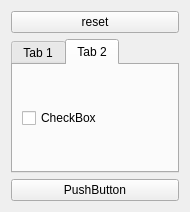
<?xml version="1.0" encoding="UTF-8"?>
<ui version="4.0">
 <class>EditionWidget</class>
 <widget class="QWidget" name="EditionWidget">
  <property name="geometry">
   <rect>
    <x>0</x>
    <y>0</y>
    <width>190</width>
    <height>212</height>
   </rect>
  </property>
  <property name="windowTitle">
   <string>Form</string>
  </property>
  <layout class="QGridLayout" name="gridLayout">
   <item row="0" column="0">
    <layout class="QGridLayout" name="gridLayout_2">
     <item row="0" column="0">
      <widget class="QPushButton" name="resetButton">
       <property name="text">
        <string>reset</string>
       </property>
      </widget>
     </item>
     <item row="3" column="0">
      <widget class="QPushButton" name="pushButton">
       <property name="text">
        <string>PushButton</string>
       </property>
      </widget>
     </item>
     <item row="2" column="0">
      <widget class="QTabWidget" name="tabWidget">
       <property name="currentIndex">
        <number>1</number>
       </property>
       <widget class="QWidget" name="tab">
        <attribute name="title">
         <string>Tab 1</string>
        </attribute>
        <layout class="QGridLayout" name="gridLayout_3">
         <item row="0" column="0">
          <widget class="QRadioButton" name="radioButton">
           <property name="text">
            <string>RadioButton</string>
           </property>
          </widget>
         </item>
        </layout>
       </widget>
       <widget class="QWidget" name="tab_2">
        <attribute name="title">
         <string>Tab 2</string>
        </attribute>
        <layout class="QGridLayout" name="gridLayout_4">
         <item row="0" column="0">
          <widget class="QCheckBox" name="checkBox">
           <property name="text">
            <string>CheckBox</string>
           </property>
          </widget>
         </item>
        </layout>
       </widget>
      </widget>
     </item>
    </layout>
   </item>
  </layout>
 </widget>
 <resources/>
 <connections/>
</ui>
